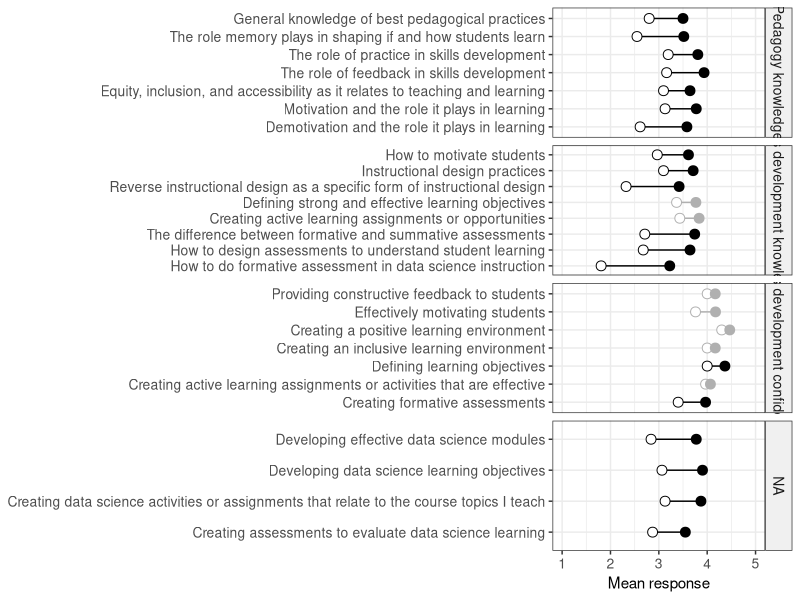

Source code (R):
# Visualization of pre/post analysis results
# Jeff Oliver
# jcoliver@arizona.edu
# 2025-04-10

# Plots are based on the output of 02-pre-post-analyses.R script
# output/pre-post-results.csv

library(dplyr)
library(ggplot2)

# Will have three separate plots, for three types of questions
#   1. Knowledge of pedagogical best practices, especially in regards to skills 
#      development
#   2. Knowledge of how to apply best practices for skills development
#   3. Confidence in using best practices for skills development

results <- read.csv(file = "output/pre-post-results.csv")
question_info <- read.csv(file = "data/question-info.csv")

# Add the question info to the results df
results <- results %>%
  left_join(question_info)

# Add indicator of whether adjusted p is significant or not
results <- results %>%
  mutate(sig = adj_p < 0.05)

# Need to level things so they appear in the order we want on the plot
# Leveling categories so knowledge panels (2) show up a top and middle and 
# confidence panel shows up at the bottom
results <- results %>%
  mutate(question_category = factor(x = question_category,
                                    levels = c("Pedagogy knowledge",
                                               "Skills development knowledge",
                                               "Skills development confidence")))

# Leveling questions so low-numbered questions (e.g. Q09) are at top, instead 
# of bottom
results <- results %>%
  mutate(question_id = factor(x = question_id,
                              levels = rev(unique(question_id))))

# Will want to indicate which questions had significant differences between pre
# and post score. For now, using shade (gray is N.S., black is significant)
# Experimented with linetype (dashed N.S.), but sometimes had no line because 
# of small difference between pre- and post-workshop scores
pre_post_plot <- ggplot(data = results, mapping = aes(y = question_id)) +
  geom_errorbar(mapping = aes(xmin = mean_pre, 
                              xmax = mean_post,
                              color = sig), width = 0) +
  # scale_linetype_manual(values = c(2, 1)) + # dashed for N.S. (sig == FALSE)
  geom_point(mapping = aes(x = mean_pre,
                           color = sig), 
             shape = 21, size = 3, fill = "#FFFFFF") +
  geom_point(mapping = aes(x = mean_post,
                           color = sig), 
             shape = 19, size = 3) +
  scale_color_manual(values = c("#B0B0B0", "#000000")) +
  scale_y_discrete(breaks = results$question_id,
                     labels = results$question_text) +
  scale_x_continuous(limits = c(1, 5)) +
  facet_grid(question_category ~ ., 
             scales = "free_y") +
  labs(x = "Mean response",
       y = NULL) +
  theme_bw() +
  theme(axis.text = element_text(size = 10),
        legend.position = "none",
        strip.background = element_rect(fill = "#F0F0F0"),
        strip.text = element_text(size = 10))

ggsave(filename = "output/pre-post-visualization.png",
       plot = pre_post_plot,
       height = 8,
       width = 6.5,
       units = "in")
